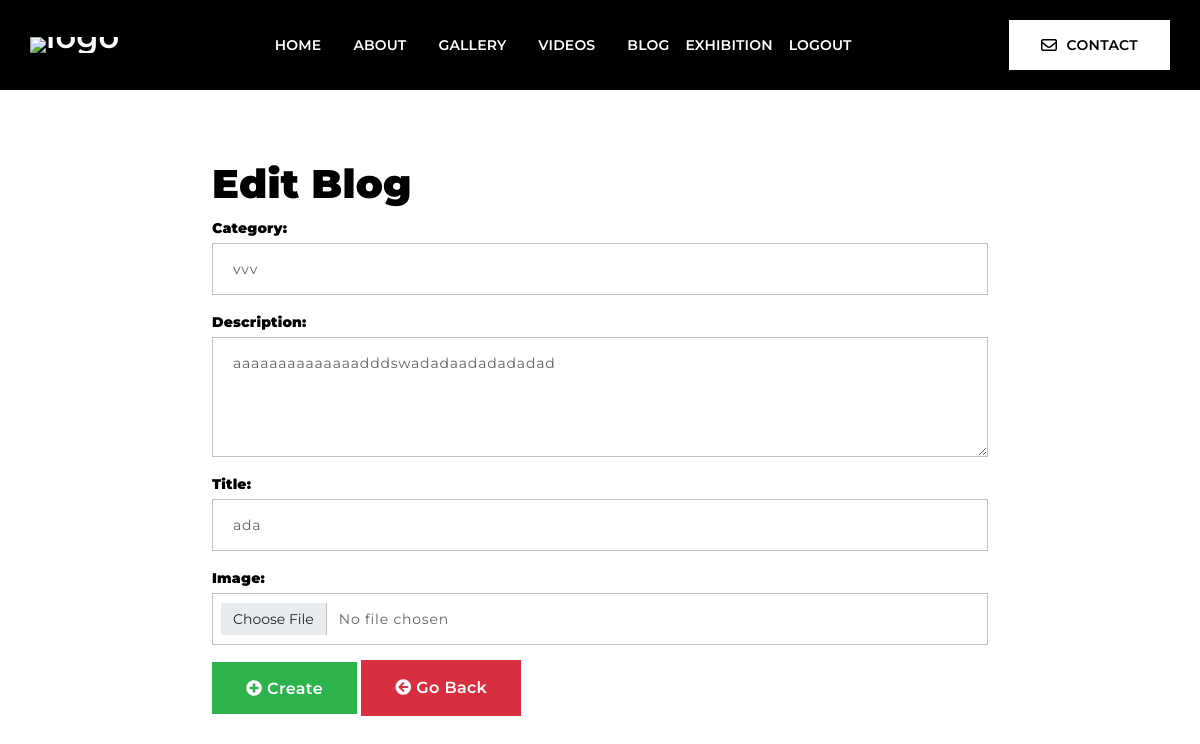
/blog/edit/30/ (signed in), run on the app's committed database.
### akintunde/models.py (models this page shows, shortened)
class Blog(models.Model):
    host = models.ForeignKey(User, on_delete=models.CASCADE, null=True)
    category = models.ForeignKey(Category, on_delete=models.CASCADE, null=True)
    description = RichTextUploadingField(null=True, blank=True)
    title = models.CharField(max_length=200)
    image = models.ImageField(upload_to='images/blog', blank=True)
    image_caption = models.CharField(max_length=200, null=True, blank=True)
    image_description = models.TextField(null=True, blank=True)  # excluded in forms
    updated = models.DateTimeField(auto_now=True)
    created = models.DateTimeField(auto_now_add=True)

class Category(models.Model):
    title = models.CharField(null=True, max_length=200)  # blankc=true means the filed can be blank
    def __str__(self):
        return self.title

### akintunde/views.py (the view)
# urls.py: path("blog/edit/<str:pk>/", views.editBlog, name="edit-blog"),
@login_required(login_url="login")
def editBlog(request, pk):
    blog = Blog.objects.get(id=pk)
    form = BlogForm(instance=blog)
    if request.method == "POST":
        form = BlogForm(request.POST, request.FILES, instance=blog)
        if form.is_valid():
            form.save()
            return redirect("blog")
    context = {"form": form}
    return render(request, "akintunde/blog/create_form.html", context)

### akintunde/forms.py
class BlogForm(forms.ModelForm):
    class Meta:
        model = Blog
        fields = "__all__"
        widgets = {
            'title': forms.TextInput(attrs={'class': 'form-control', 'placeholder': 'Title'}),
            'image': forms.FileInput(attrs={'class': 'form-control', 'placeholder': 'Image'}),
            'description': forms.Textarea(attrs={'class': 'form-control', 'placeholder': ' Description'}),
            'image_caption': forms.TextInput(attrs={'class': 'form-control', 'placeholder': 'Image Caption'}),
            'category': forms.Select(attrs={'class': 'form-control form-select', 'placeholder': 'Category'})
        }
        exclude = ["host", "image_caption", "image_description"]  # exclude image_description

### akintunde/templates/akintunde/blog/create_form.html (shortened to what this page needs)
{% extends 'main.html' %} {% block content %}
    <div class="" style="margin-top: 10rem; background: white">
        <div class="col col-md-8 container  justify-content-center">
            {% if form.instance.id %}
                <h2>Edit Blog</h2>
            {% else %}
                <h2>Create Blog</h2>
            {% endif %}
            <form method="post" enctype="multipart/form-data">
                {{ form.as_p }}
                <button type="submit" class="btn btn-success"><i class="fa-solid fa-circle-plus fa-beat"></i> Create
                </button>
                <a href="{{ request.META.HTTP_REFERER }}" class="btn btn-danger">
                    <i class="fa-solid fa-circle-arrow-left"></i> Go Back</a>
            </form>
        </div>
    </div>
{% endblock content %}

### data on the page
Blog: category "vvv", description "aaaaaaaaaaaaaadddswadadaadadadadad"
Category: title "ada"
